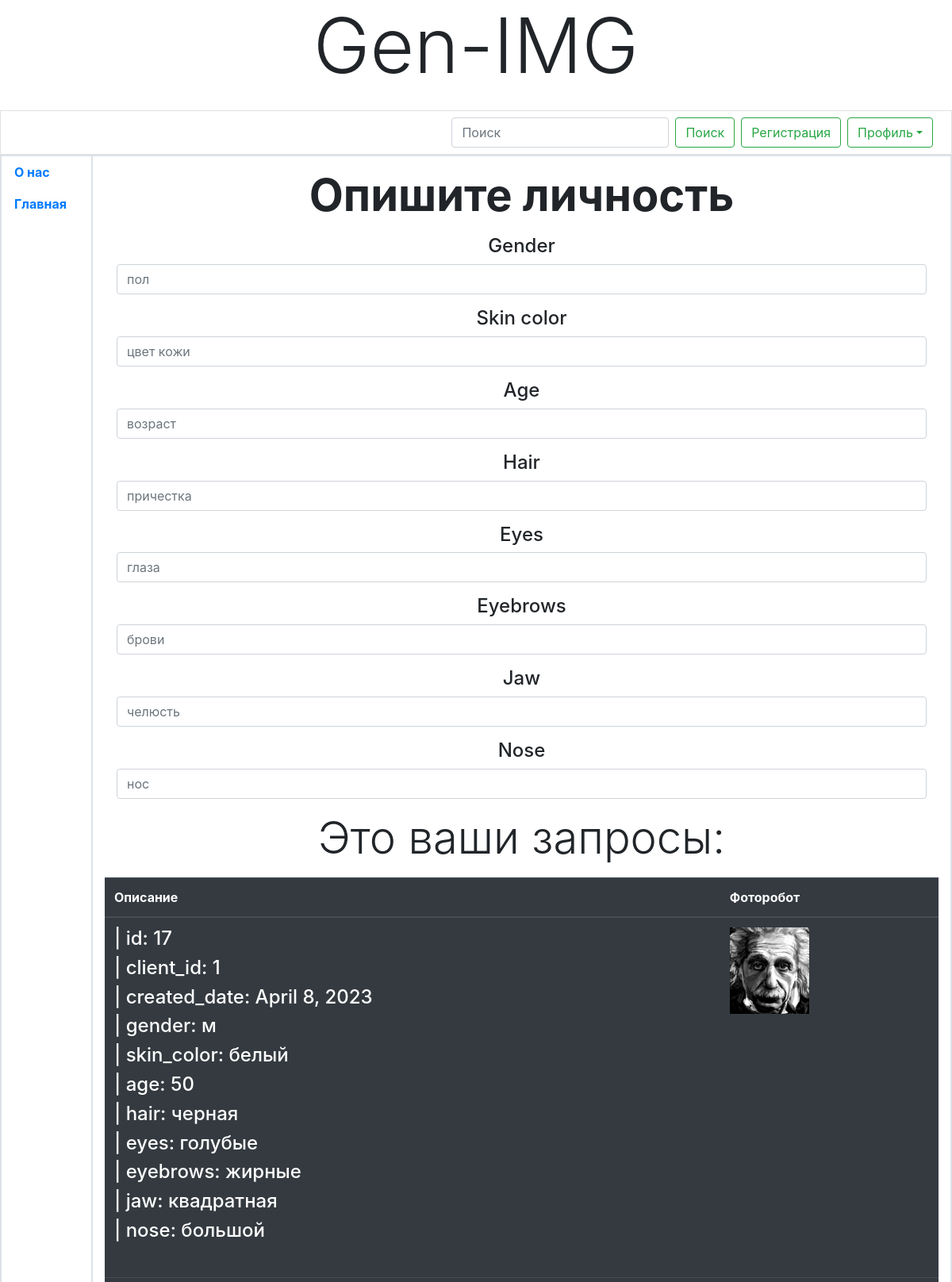
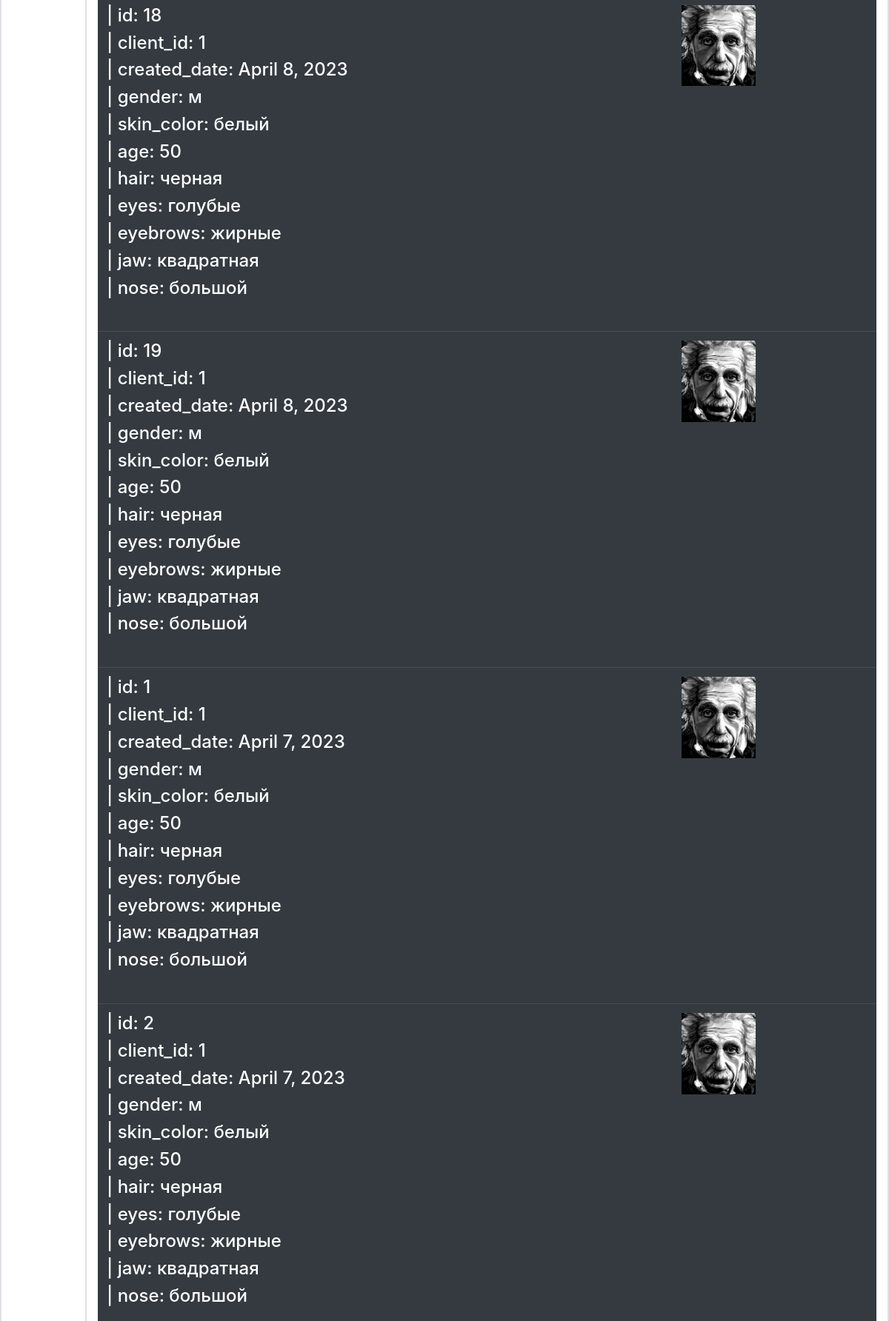
The app's page / (signed in, upper part) with its own data (2 pictures, top to bottom).
### main/models.py (models this page shows, shortened)
class TextToCreateImg(models.Model):
    client = models.ForeignKey(User, on_delete=models.CASCADE, related_name='client', blank=True)
    created_date = models.DateField(auto_now_add=True)
    gender = models.TextField(max_length=50)
    skin_color = models.TextField(max_length=50)
    age = models.TextField(max_length=50)
    hair = models.TextField(max_length=50)
    eyes = models.TextField(max_length=50)
    eyebrows = models.TextField(max_length=50)
    jaw = models.TextField(max_length=50)
    nose = models.TextField(max_length=50)
    class Meta:
        verbose_name = 'keywords'
        verbose_name_plural = 'keywords'
        ordering = ['-created_date']

### main/views.py (the view, shortened to what this page needs)
# urls.py: path('', Index.as_view(), name='index'),
class Index(View):
    def get(self, request, *args, **kwargs):
        que = TextToCreateImg.objects.filter(client=request.user)
        kwf = KeysWordsForm()
        contex = {
            'que': que,
            'form': kwf,
        }
        return render(request, 'main/index.html', contex)

### main/templates/main/index.html (shortened to what this page needs)
{% extends "base.html" %}
{% load bootstrap4 %}
{% load static %}
{% block content %}
    {% if user.is_authenticated %}
        <p class="text-center mt-3 display-4 font-weight-bold">
            Опишите личность
        </p>
        <div class="container text-center h1">
            <form action="{% url 'main:index' %}" method="post">
                <div class="h4 mt-3">
                    {% bootstrap_form form layout='horizontal' %}
                </div>
            </form>
        </div>
        <p class="display-4 text-center">
            Это ваши запросы:
        </p>
        <table class="table table-dark">
            <thead>
                <tr>
                  <th scope="col">Описание</th>
                  <th scope="col">Фоторобот</th>
                </tr>
            </thead>
            <tbody>
                {% for j in que.values %}
                <tr>
                  <th scope="row">
                        {% for k, v in j.items %}
                            <h4 class="text-weight-bold">
                                | {{ k }}: {{ v }}
                            </h4>
                        {% endfor %}
                        <br>
                  </th>
                  <td>
                    <img src="{% static 'albert.jpg' %}" width="100" alt="My image">
                  </td>
                </tr>
                {% endfor %}
            </tbody>
        </table>
    {% endif %}
{% endblock %}

### templates/base.html (shortened to what this page needs)
{% load bootstrap4 %}
{% load static %}
<!DOCTYPE html>
<html lang="ru">
<head>
    {% bootstrap_css %}
    <link rel="stylesheet" type="text/css" href="{% static 'css/style.css' %}">
</head>
<body class="container-fluid">
    <h1 class="display-1 text-center container mb-4 ">Gen-IMG</h1>
    <div class="row">
        <ul class="col nav justify-content-end border">
            <li class="nav-item">
                <form action="#" method="get" class="form-inline my-2 my-lg-0">
                  <input name="q" type="text" class="form-control mr-sm-2" placeholder="Поиск" aria-label="Поиск">
                  <button class="btn btn-outline-success my-2 my-sm-2 mr-2" type="submit">Поиск</button>
                </form>
            </li>
            <li class="nav-item">
                <a class="btn btn-outline-success my-2 my-sm-2 mr-2" href="{% url 'users:SignUp' %}">Регистрация</a>
            </li>
            {% if user.is_authenticated %}
            <li class="nav-item dropdown">
                <a class="btn btn-outline-success my-2 my-sm-2 mr-2 dropdown-toggle" data-toggle="dropdown" href="#" role="button"
                       aria-haspopup="true" aria-expanded="false">Профиль</a>
            </li>
            {% else %}
            <li class="nav-item"><a href="{% url 'users:login' %}" class="btn btn-outline-success my-2 my-sm-2 mr-2">Вход</a></li>
            {% endif %}
        </ul>
    </div>
    <div class="row border">
        <nav class="col-md-auto nav flex-column border">
            <a class="nav-link root font-weight-bold" href="{% url 'main:about' %}">О нас</a>
            <a class="nav-link root font-weight-bold" href="{% url 'main:index' %}">Главная</a>
        </nav>
        <section class="col border ру-2">
            {% block content %}
            {% endblock %}
        </section>
    </div>
</body>
</html>

### records on screen
TextToCreateImg: j "id" "client_id" "created_date" "gender" "skin_color" "age" "hair" "eyes" "eyebrows" "jaw" "nose", j "17" "1" "April 8, 2023" "м" "белый" "50" "черная" "голубые" "жирные" "квадратная" "большой"
TextToCreateImg: j "id" "client_id" "created_date" "gender" "skin_color" "age" "hair" "eyes" "eyebrows" "jaw" "nose", j "18" "1" "April 8, 2023" "м" "белый" "50" "черная" "голубые" "жирные" "квадратная" "большой"
TextToCreateImg: j "id" "client_id" "created_date" "gender" "skin_color" "age" "hair" "eyes" "eyebrows" "jaw" "nose", j "19" "1" "April 8, 2023" "м" "белый" "50" "черная" "голубые" "жирные" "квадратная" "большой"
TextToCreateImg: j "id" "client_id" "created_date" "gender" "skin_color" "age" "hair" "eyes" "eyebrows" "jaw" "nose", j "1" "1" "April 7, 2023" "м" "белый" "50" "черная" "голубые" "жирные" "квадратная" "большой"
TextToCreateImg: j "id" "client_id" "created_date" "gender" "skin_color" "age" "hair" "eyes" "eyebrows" "jaw" "nose", j "2" "1" "April 7, 2023" "м" "белый" "50" "черная" "голубые" "жирные" "квадратная" "большой"
